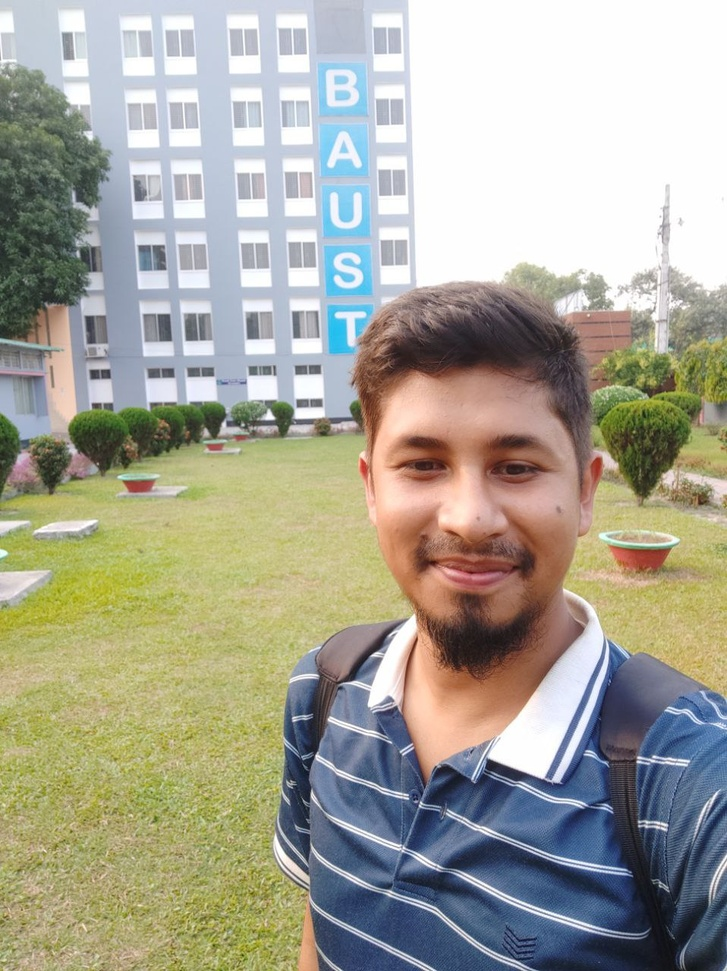
%> input picture EdgeDetection_Segmentation/mypic.jpg, 727 x 971 px, shrunk from 958 x 1280 before the run
$ octave NegativeImage.m   (GNU Octave 9; MATLAB toolbox functions it lacks are replaced by stand-ins)
%> lines starting %> are read from the running program, lines starting %| are printed output that depends on the picture
clc;clear all;
img = imread('mypic.jpg');
%> img is the input picture: size 971x727x3 uint8; mean R, G, B 167, 165.3, 151.4

% figure(1);
subplot(1,2,1);
imshow(img);
title('Original Picture');

% Negative imgae
rgbimg = rgb2gray(img);
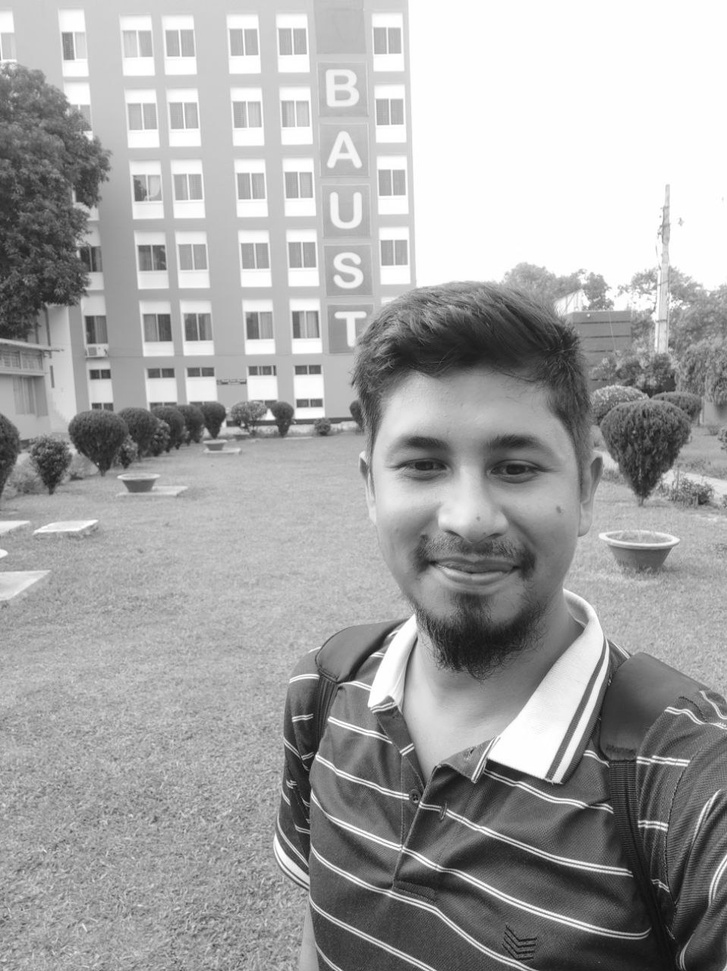
%> rgbimg: size 971x727 uint8; min 12, max 255, mean 164.2
negimg = 255 - rgbimg;
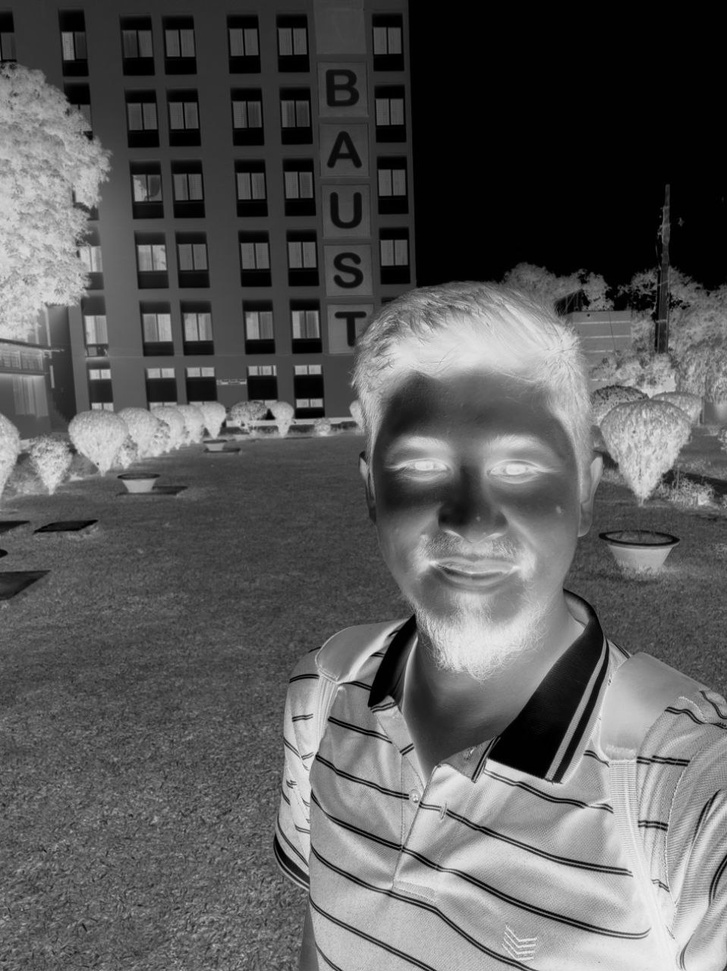
%> negimg: size 971x727 uint8; min 0, max 243, mean 90.8
subplot(1,2,2);
imshow(negimg);
title('Negative Image');
